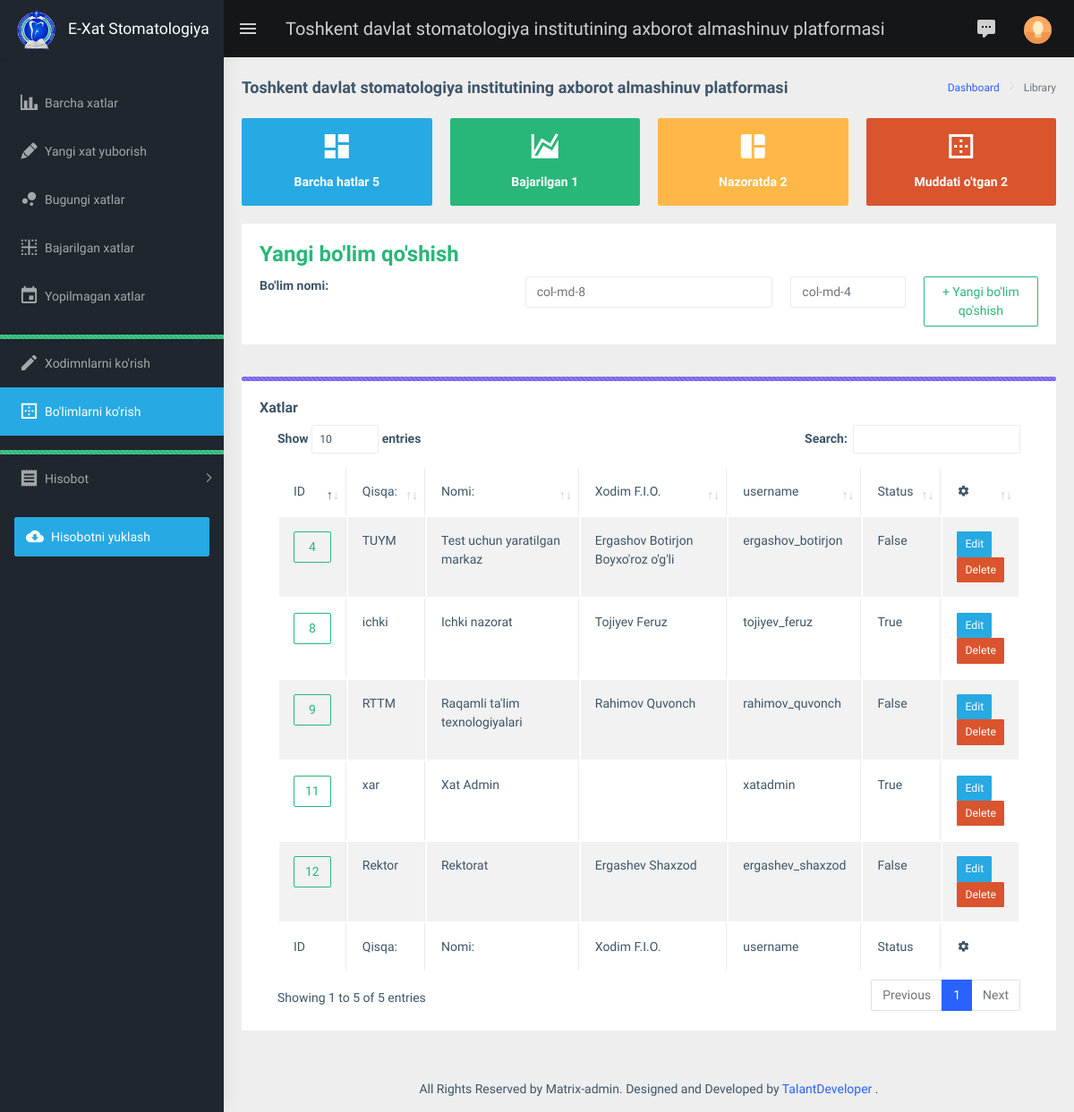
/centers/ (signed in), run on the app's committed database.
### main/models.py (models this page shows)
class Center(models.Model):
    name = models.CharField(max_length=256, verbose_name="Markaz")
    short = models.CharField(max_length=255, verbose_name="Short Name", null=True, blank=True)
    user = models.ForeignKey(User, on_delete=models.SET_NULL, verbose_name="Xodim", null=True, blank=True)
    create_at = models.DateTimeField(auto_now_add=True, verbose_name="Yaratilgan vaqt")
    update_at = models.DateTimeField(auto_now=True, verbose_name="O'zgartirilgan vaqt")
    def __str__(self):
        return f"{self.name}"
    def user_is_status(self):
        return self.user.is_superuser

### main/functions.py (the view)
    def _wrapped_view(request, *args, **kwargs):
        if not request.user.is_superuser:
            return redirect('main:welcome')
        return view_func(request, *args, **kwargs)

### main/functions.py (called while the page is built)
def superuser_required(view_func):
    def _wrapped_view(request, *args, **kwargs):
        if not request.user.is_superuser:
            return redirect('main:welcome')
        return view_func(request, *args, **kwargs)
    return _wrapped_view

### main/models.py (called while the page is built)
    @property
    def time_off(self):
        if not self.control_file and self.lifetime < datetime.now().date():
            return True
        else:
            return False

### main/views.py (called while the page is built)
@login_required
@superuser_required
def view_centers(request):
    if request.method == 'POST':
        return center_create(request)
    content = content_need(request)
    centers = Center.objects.all()
    content['centers'] = centers
    return render(request, 'center/view_center.html', context=content)

### templates/center/view_center.html (shortened to what this page needs)
{% extends 'base.html' %}
{% block content %}
    <div class="page-wrapper">
        <div class="page-breadcrumb">
            <div class="row">
                <div class="col-12 d-flex no-block align-items-center">
                    <h4 class="page-title">
                        Toshkent davlat stomatologiya institutining axborot almashinuv platformasi
                    </h4>
                    <div class="ms-auto text-end">
                        <nav aria-label="breadcrumb">
                            <ol class="breadcrumb">
                                <li class="breadcrumb-item">
                                    <a href="#">
                                        Dashboard
                                    </a>
                                </li>
                                <li class="breadcrumb-item active" aria-current="page">
                                    Library
                                </li>
                            </ol>
                        </nav>
                    </div>
                </div>
            </div>
        </div>
        <div class="container-fluid">
            <div class="row">
                <div class="col-md-6 col-lg-3 col-xlg-3">
                    <div class="card card-hover">
                        <div class="box bg-cyan text-center">
                            <h1 class="font-light text-white">
                                <i class="mdi mdi-view-dashboard"></i>
                            </h1>
                            <h6 class="text-white">Barcha hatlar {{ jami }}</h6>
                        </div>
                    </div>
                </div>
                <div class="col-md-6 col-lg-3 col-xlg-3">
                    <div class="card card-hover">
                        <div class="box bg-success text-center">
                            <h1 class="font-light text-white">
                                <i class="mdi mdi-chart-areaspline"></i>
                            </h1>
                            <h6 class="text-white">Bajarilgan {{ bajarilgan }}</h6>
                        </div>
                    </div>
                </div>
                <div class="col-md-6 col-lg-3 col-xlg-3">
                    <div class="card card-hover">
                        <div class="box bg-warning text-center">
                            <h1 class="font-light text-white">
                                <i class="mdi mdi-collage"></i>
                            </h1>
                            <h6 class="text-white">Nazoratda {{ nazoratda }}</h6>
                        </div>
                    </div>
                </div>
                <div class="col-md-6 col-lg-3 col-xlg-3">
                    <div class="card card-hover">
                        <div class="box bg-danger text-center">
                            <h1 class="font-light text-white">
                                <i class="mdi mdi-border-outside"></i>
                            </h1>
                            <h6 class="text-white">Muddati o'tgan {{ muddati_utgan }}</h6>
                        </div>
                    </div>
                </div>
            </div>
            {% block center %}
                <div class="row">
                    <div class="col-12">
                        <div class="card">
                            <div class="card-body">
                                <h3 class="card-title text-success">Yangi bo'lim qo'shish</h3>
                                <form action="" class="form-horizontal" method="post">
                                    <div class="row">
                                        <div class="col-md-4">
                                            <label class="center" for="">
                                                Bo'lim nomi:
                                            </label>
                                        </div>
                                        <div class="col-md-4">
                                            <input type="text" name="center_name" class="form-control"
                                                   placeholder="col-md-8"/>
                                        </div>
                                        <div class="col-md-2">
                                            <input type="text" name="center_short" class="form-control"
                                                   placeholder="col-md-4"/>
                                        </div>
                                        <div class="col-md-2">
                                            <button class="btn btn-outline-success col-md-12" type="submit">+ Yangi bo'lim qo'shish</button>
                                        </div>
                                    </div>
                                </form>
                            </div>
                        </div>
                    </div>
                </div>
            {% endblock %}
            <div class="mt-3">
                <div class="progress">
                    <div class="progress-bar progress-bar-striped" role="progressbar"
                         style="width: 100%" aria-valuenow="10" aria-valuemin="0"
                         aria-valuemax="100">
                    </div>
                </div>
            </div>
            <div class="row">
                <div class="col-12">
                    <div class="card">
                        <div class="card-body">
                            <h5 class="card-title">Xatlar</h5>
                            <div class="table-responsive">
                                <table id="zero_config" class="table table-striped table-bordered">
                                    <thead>
                                    <tr>
                                        <th>ID</th>
                                        <th>Qisqa:</th>
                                        <th>Nomi:</th>
                                        <th>Xodim F.I.O.</th>
                                        <th>username</th>
                                        <th>Status</th>
                                        <th><i class="mdi mdi-settings fs-8"></i></th>
                                    </tr>
                                    </thead>
                                    <tbody>
                                    {% for center in centers %}
                                        <tr>
                                            <td>
                                                <a href="{% url 'main:center-edit' center.id %}">
                                                    <span class="btn btn-outline-success d-flex align-items-center justify-content-center ">
                                                        {{ center.id }}
                                                    </span>
                                                </a>
                                            </td>
                                            <td>{{ center.short }} </td>
                                            <td>{{ center.name }}</td>
                                            {% if center.user %}
                                                <td>{{ center.user.first_name }} {{ center.user.last_name }}</td>
                                                <td>{{ center.user.username }}</td>
                                                <td>{{ center.user.is_superuser }}</td>
                                            {% else %}
                                                <td> yo'q</td>
                                                <td></td>
                                                <td></td>
                                            {% endif %}
                                            <td>
                                                <a href="{% url 'main:center-edit' center.id %}">
                                                    <button type="button" class="btn btn-cyan btn-sm text-white">
                                                        Edit
                                                    </button>
                                                </a>
                                                <form method="post" action="{% url 'main:center-delete' center.pk %}">
                                                    <button type="submit" class="btn btn-danger btn-sm text-white"
                                                            onclick="return confirm('Siz haqiqatdan ham {{ center.name }} bo\'limni o\'chirmoqchimisiz?')">
                                                        Delete
                                                    </button>
                                                </form>
                                            </td>
                                        </tr>
                                    {% empty %}
                                        <td valign="top" colspan="8" class="dataTables_empty">
                                            Jadvalda ma'lumotlar mavjud emas
                                        </td>
                                    {% endfor %}
                                    </tbody>
                                    <tfoot>
                                    <tr>
                                        <th>ID</th>
                                        <th>Qisqa:</th>
                                        <th> Nomi:</th>
                                        <th>Xodim F.I.O.</th>
                                        <th>username</th>
                                        <th>Status</th>
                                        <th><i class="mdi mdi-settings fs-8"></i></th>
                                    </tr>
                                    </tfoot>
                                </table>
                            </div>
                        </div>
                    </div>
                </div>
            </div>
        </div>
        <footer class="footer text-center">
            All Rights Reserved by Matrix-admin. Designed and Developed by
            <a href="https://www.wrappixel.com">
                TalantDeveloper
            </a>.
        </footer>
    </div>
{% endblock %}

### data on the page
Center: id "4", short "TUYM", name "Test uchun yaratilgan markaz", user.first_name "Ergashov Botirjon Boyxo'roz o'g'li", user.username "ergashov_botirjon", user.is_superuser "False"
Center: id "8", short "ichki", name "Ichki nazorat", user.first_name "Tojiyev", user.last_name "Feruz", user.username "tojiyev_feruz", user.is_superuser "True"
Center: id "9", short "RTTM", name "Raqamli ta'lim texnologiyalari", user.first_name "Rahimov", user.last_name "Quvonch", user.username "rahimov_quvonch", user.is_superuser "False"
Center: id "11", short "xar", name "Xat Admin", user.username "xatadmin", user.is_superuser "True"
Center: id "12", short "Rektor", name "Rektorat", user.first_name "Ergashev", user.last_name "Shaxzod", user.username "ergashev_shaxzod", user.is_superuser "False"

### other printed values
{{ jami }} "5"
{{ bajarilgan }} "1"
{{ nazoratda }} "2"
{{ muddati_utgan }} "2"
